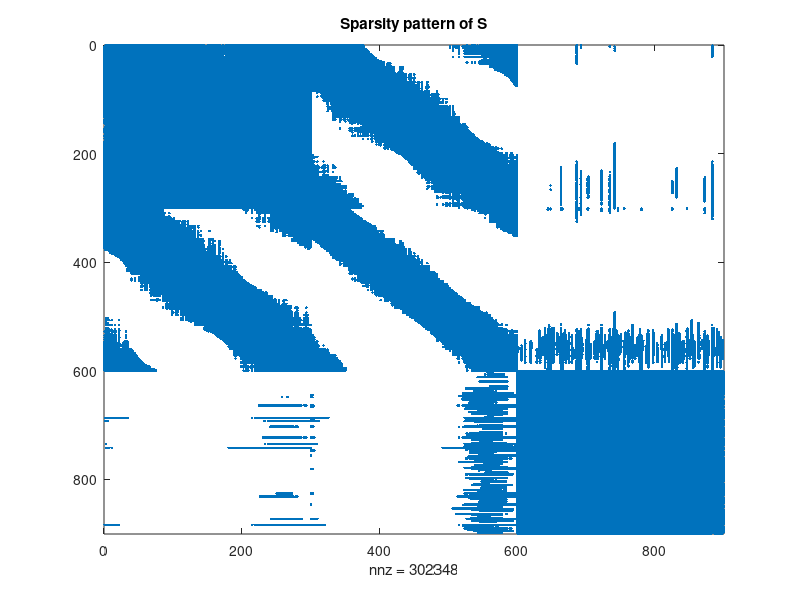

This chart was generated by the following MATLAB code: (Note: this script raises an error after producing the figure.)
% Initialization
clear; close all; clc;
format long;
load('X.mat');
sigma = 1; tol = 1e-8;
similarity = @(x, y) exp(-norm(x-y, 2).^2 ./ sigma.^2);

for K = [13, 40]
    disp(['############ K = ', num2str(K), ' #############']);
    % Generating similarity matrix between points
    [n, ~] = size(X);
    S1 = zeros(n, n);
    for i=1:(n-1)
        p1 = X(i, :);
        for j=(i+1):n
            p2 = X(j, :);
            s = similarity(p1, p2);
            if s > tol
                S1(i,j) = s;
                S1(j,i) = s;
            end
        end
    end
    figure();
    spy(S1);
    title('Sparsity pattern of S')
    S2 = S1;
    % Generating similarity graph with k-nearest neighbourhood graph
    for i = 1:n
        [~, kmax_pos] = maxk(S1(i, :), K);
        S1(i, setdiff(1:n, kmax_pos)) = 0;
    end
    for j = 1:n
        [~, kmax_pos] = maxk(S2(:, j), K);
        S2(setdiff(1:n, kmax_pos), j) = 0;
    end
    max_nz = nnz(S1) + nnz(S2);
    column_indices = zeros(max_nz, 1);
    row_indices = zeros(max_nz, 1);
    values = zeros(max_nz, 1);
    nz = 0;
    for i=1:n
        for j=1:n
            if S1(i,j) > tol && S2(i,j) <= tol
                nz = nz + 1;
                column_indices(nz) = j;
                row_indices(nz) = i;
                values(nz) = S1(i,j);
            elseif S1(i,j) <= tol && S2(i,j) > tol
                nz = nz + 1;
                column_indices(nz) = j;
                row_indices(nz) = i;
                values(nz) = S2(i,j);
            elseif S1(i,j) > tol && S2(i,j) > tol
                if S1(i,j) - S2(i,j) > tol % should be equals
                    warning("Something went wrong...");
                end
                nz = nz + 1;
                column_indices(nz) = j;
                row_indices(nz) = i;
                values(nz) = S1(i,j);
            end
        end
    end
    column_indices = column_indices(1:nz);
    row_indices = row_indices(1:nz);
    values = values(1:nz);
    W = sparse(row_indices, column_indices, values, n, n);
    figure();
    spy(W);
    title({'Sparsity pattern of W', ['K=', num2str(K)]});
    
    figure();
    plot(graph(W), '-.dr', 'NodeLabel', {});
    title({'Similarity graph', ['K=', num2str(K)]});
    
    % Computing the normalized symmetric Laplacian
    degrees = full(sum(W, 2));
    D = spdiags(degrees, 0, n, n);
    
    M = 5;
    
    D_tmp = sqrt(inv(D));
    B = D_tmp * W * D_tmp;
    L_sym = speye(n) - B;
    
    % Computing eigenvalues and eigenvectors with eigs function
    tic;
    [U_orig, lambda_orig] = eigs(L_sym, M, 'smallestabs');
    elapsed = toc;
    fprintf('Elapsed time with eigs: %.2f sec\n', elapsed)
    lambda_orig = diag(lambda_orig);
    
    % Computing eigenvalues and eigenvectors with power method and deflation
    mu = max(full(sum(B, 2)));
    B_mod = B + mu .* speye(n);
    tic;
    [lambda, U, iter] = power_deflation_rec(B_mod, M);
    elapsed = toc;
    fprintf('Elapsed time with power_deflation_rec: %.2f sec\n', elapsed)
    lambda = 1-lambda+mu;
    rel_err_eigs = norm(lambda - lambda_orig, 2);
    fprintf('Error in the computation of eigenvalues: %e\n', rel_err_eigs);
    
    figure();
    bar(1:M, iter);
    title({'Number of iterations in power method', ['K=', num2str(K)]});
    xlabel('Eigenvalue');
    ylabel('Number of iterations performed');
    
    switch K
        case 13
            EIGENGAP = 3;
        case 40
            EIGENGAP = 2;
        otherwise
            warning('Eigengap not computed for this value of K, setting to 3');
            EIGENGAP = 3;
    end
    
    U = U(:, 1:EIGENGAP);
    
    % normalizing eigenvectors
    for j=1:EIGENGAP
        U(:,j) = U(:,j) ./ norm(U(:,j));
    end
    
    % Computating matrix U containing first m eigenvectors and normalizing its
    % rows
    for i=1:n
        U(i,:) = U(i,:) ./ norm(U(i,:));
    end
    
    % Applying K-means for spectral clustering
    for N_CLUSTERS = [2, 3]
        rng(42); % setting random state for kmeans reproducibility
        idx = kmeans(U, N_CLUSTERS);
        figure();
        gscatter(X(:,1), X(:,2), idx);
        title({'Kmeans result on spectral clustering', ...
            ['K=', num2str(K)], ['N\_CLUSTERS=', num2str(N_CLUSTERS)], ...
            'Eigenvectors computed with power method and deflation'});
        
        % Using spectral cluster of MATLAB.
        rng(42); % setting random state for kmeans reproducibility
        [idx, V, D] = spectralcluster(X, N_CLUSTERS);
        figure();
        gscatter(X(:,1), X(:,2), idx);
        title({'Kmeans result on spectral clustering [MATLAB]', ...
            ['N\_CLUSTERS=', num2str(N_CLUSTERS)]});
        
        % comparing eigenvalues computed by the function spectralcluster to our
        figure();
        scatter(1:M, lambda_orig, 100, 'filled', 'd', 'MarkerEdgeColor', 'black', 'MarkerFaceColor', 'black');
        hold on;
        scatter(1:length(D), D, 100, 'o', 'MarkerEdgeColor', 'red', 'LineWidth', 2.5);
        scatter(1:M, lambda, 100, 'x', 'MarkerEdgeColor', 'blue', 'LineWidth', 2.5);
        hold off;
        title({'Minimum eigenvalues of L\_sym', [' K=', num2str(K)], ...
            [' N\_CLUSTERS=', num2str(N_CLUSTERS)]});
        legend('Computed with spectralcluster function', ...
            'Computed with power method with deflation', ...
            'Computed with eigs function', 'Location', 'northwest');
        
        % Applying K-means on original points
        rng(42); % setting random state for kmeans reproducibility
        idx = kmeans(X, N_CLUSTERS);
        figure();
        gscatter(X(:,1), X(:,2), idx);
        title({'Kmeans result on original points', ...
            ['N\_CLUSTERS=', num2str(N_CLUSTERS)]});
    end
end